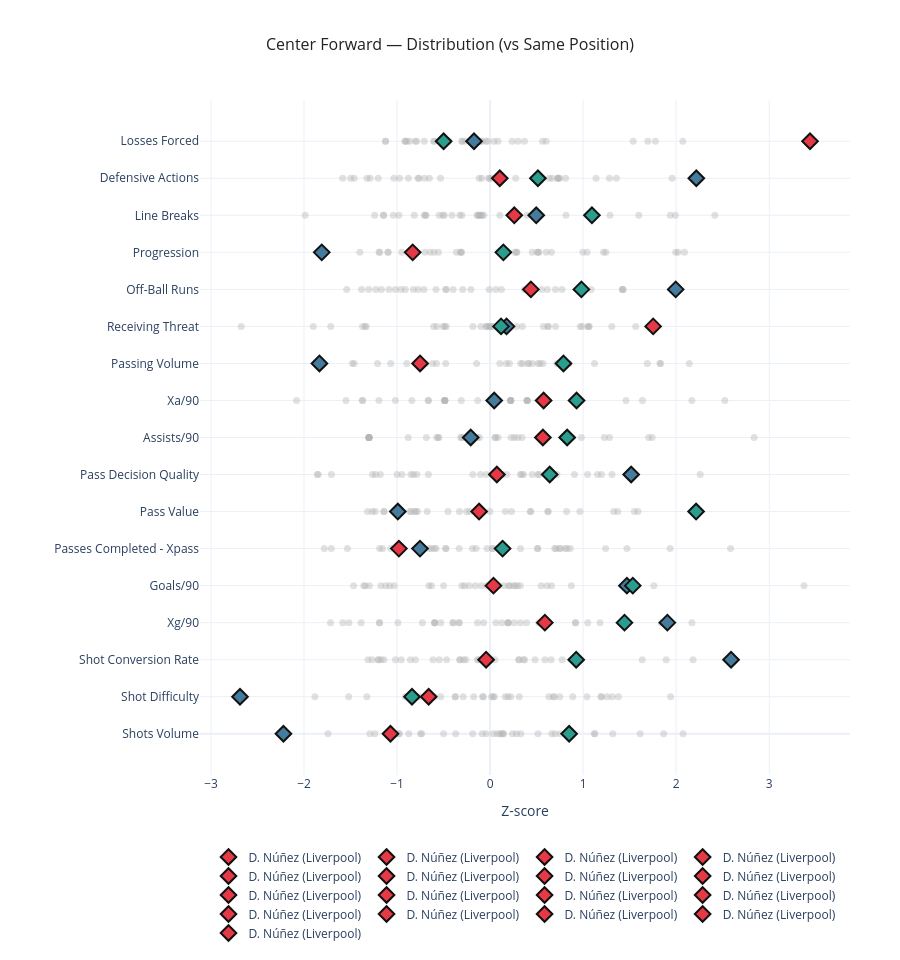
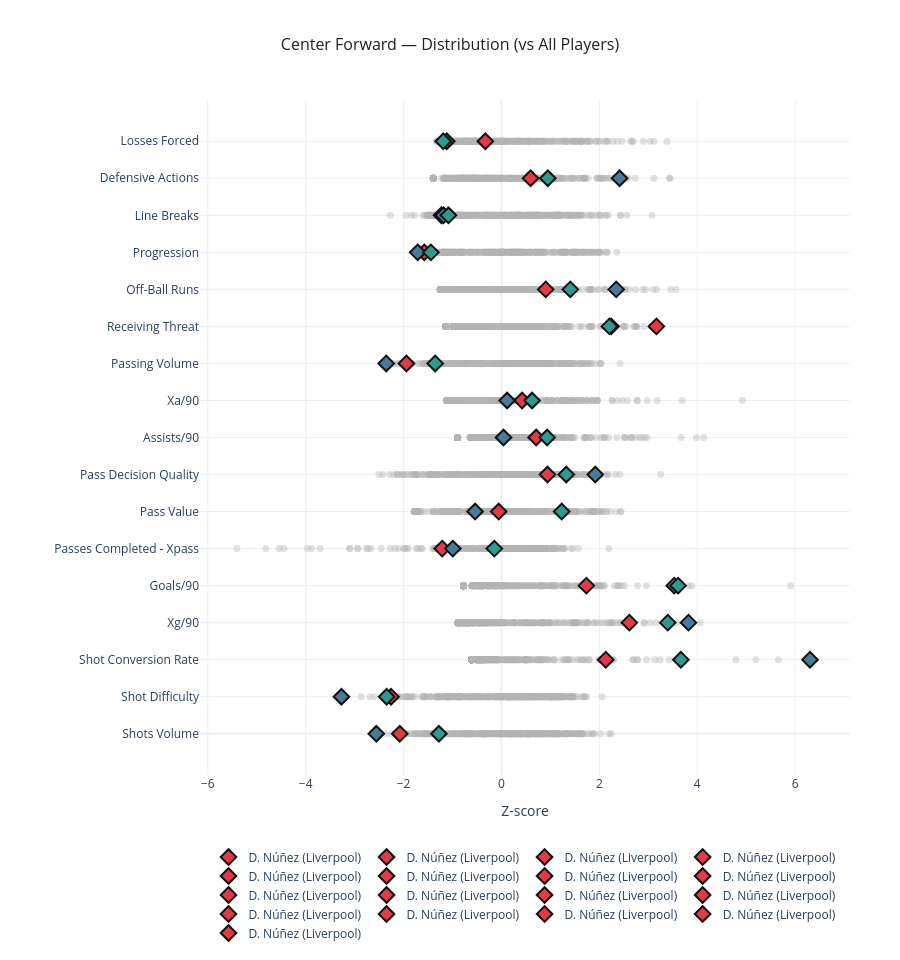

These figures' notebook cell, in order:
### Code cell
# USAGE EXAMPLE
plot_player_comparison(merged_final, ["D. Núñez", "E. Haaland", "A. Isak"])
